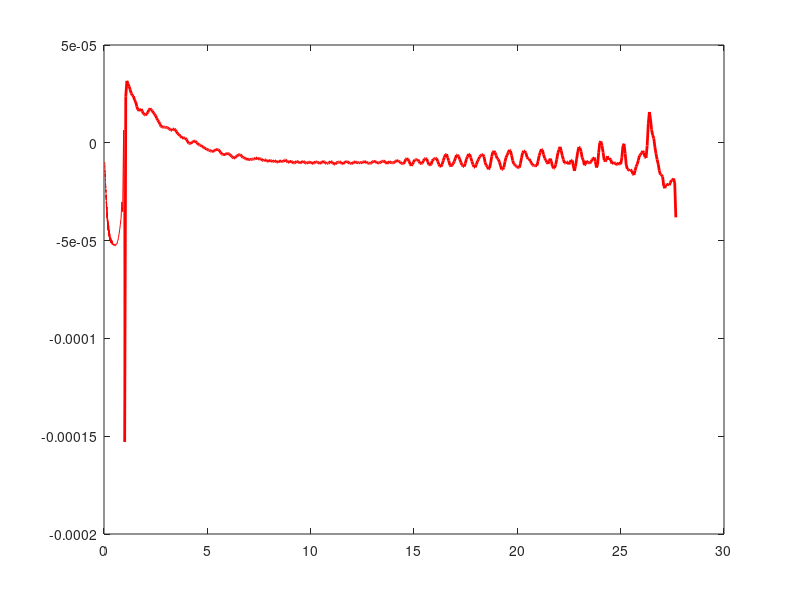

The MATLAB script that drew this image: (Note: this script raises an error after producing the figure.)
U1=load('IU1.dat'); U2=load('IU2.dat');
UU1=load('IUU1.dat'); UU2=load('IUU2.dat');
VV1=load('IVV1.dat'); VV2=load('IVV2.dat');
WW1=load('IWW1.dat'); WW2=load('IWW2.dat');
UW1=load('IUW1.dat'); UW2=load('IUW2.dat');

figure(11)
plot(U1(:,1),U1(:,2),'r-',U2(:,1),U2(:,2),'r-','LineWidth',2)
hold on
%plot([0 U1(end,1)],[0 U1(end,2)],'rv-')
plot(zh,bb*I0(1,:),'ro','LineWidth',2)
set(gca,'FontSize',16)
xlabel('z/h')
ylabel('\beta I_1')
xlim([0 2.])
ylim([-8e-5 4e-5])
hold off

figure(12)
plot(UU1(:,1),UU1(:,2),'r-',UU2(:,1),UU2(:,2),'r-','LineWidth',2)
hold on
plot(VV1(:,1),VV1(:,2),'g-',VV2(:,1),VV2(:,2),'g-','LineWidth',2)
plot(WW1(:,1),WW1(:,2),'b-',WW2(:,1),WW2(:,2),'b-','LineWidth',2)
plot(UW1(:,1),UW1(:,2),'k-',UW2(:,1),UW2(:,2),'k-','LineWidth',2)
plot(zh,bb*I00(2,:),'go',zh,bb*I00(3,:),'bo',zh,bb*I00(4,:),'ko',zh,bb*I00(1,:),'ro','LineWidth',2)
%plot([0 UU1(end,1)],[0 UU1(end,2)],'rv-')
%plot([0 VV1(end,1)],[0 VV1(end,2)],'bv-')
%plot([0 WW1(end,1)],[0 WW1(end,2)],'gv-')
%plot([0 UW1(end,1)],[0 UW1(end,2)],'kv-')
set(gca,'FontSize',16)
xlabel('z/h')
ylabel('\beta I_{ij}')
hold off
ylim([-2e-5 4e-5])
xlim([0 2.])

figure(13)
plot(UU1(:,1),UU1(:,2)./UU1(:,1),'r-',UU2(:,1),UU2(:,2)./UU1(:,1),'r-')
hold on
plot(VV1(:,1),VV1(:,2)./UU1(:,1),'g-',VV2(:,1),VV2(:,2)./UU1(:,1),'g-')
plot(WW1(:,1),WW1(:,2)./UU1(:,1),'b-',WW2(:,1),WW2(:,2)./UU1(:,1),'b-')
plot(UW1(:,1),UW1(:,2)./UU1(:,1),'k-',UW2(:,1),UW2(:,2)./UU1(:,1),'k-')
plot(zh,bb*I00(2,:)./zh,'go',zh,bb*I00(3,:)./zh,'bo',zh,bb*I00(4,:)./zh,'ko',zh,bb*I00(1,:)./zh,'ro')
plot([0 UU1(end,1)],[0 UU1(end,2)],'ro-')
plot([0 VV1(end,1)],[0 VV1(end,2)],'bo-')
plot([0 VV1(end,1)],[0 VV1(end,2)],'go-')
plot([0 WW1(end,1)],[0 WW1(end,2)],'bo-')
plot([0 UW1(end,1)],[0 UW1(end,2)],'ko-')
xlim([0 1.2])
ylim([-1e-4 4e-4])
hold off

